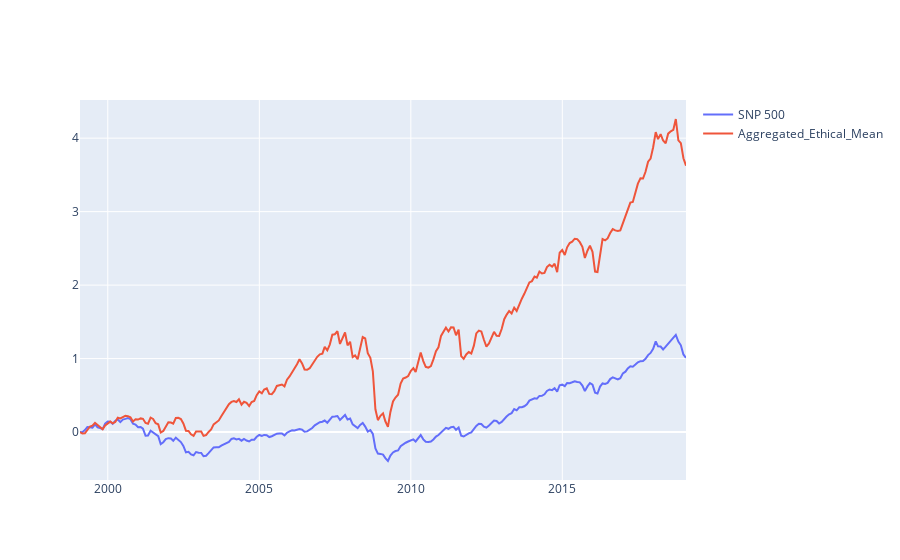

Write notebook code for a chart like this one.
### Code cell
fig = go.Figure()

stocks = result.columns[1:]
# print(stocks)
for stock in stocks: 
    fig.add_trace(go.Scatter(x=result['Date'], y=result[stock],
                            mode='lines',
                            name=stock))

fig.show()

### Figure 1 — Plotly figure (JSON) as saved in the notebook; plotly's stock layout.template omitted (floating-point values rounded to 4 significant figures; data arrays with more than 128 entries replaced by an {"elided": "..."} marker saying what was removed)
{"data": [{"mode": "lines", "name": "SNP 500", "type": "scatter", "x": {"elided": "241 str values"}, "y": {"elided": "241 float values"}}, {"mode": "lines", "name": "Aggregated_Ethical_Mean", "type": "scatter", "x": {"elided": "241 str values"}, "y": {"elided": "241 float values"}}], "layout": {}}
